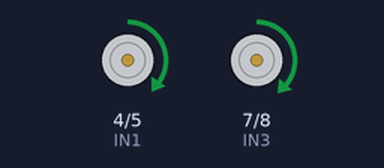
Bench run of a sketch on a simulated Arduino Uno, built with avr-gcc and run on an emulated ATmega328P. Shown: motor-driver pin pairs drawn as motors (green arrow = first pin HIGH = forward, orange = second pin HIGH = backward, longer = more drive, scaled by the enable pin).

Above: at 0.5 s.
At 2.5 s:
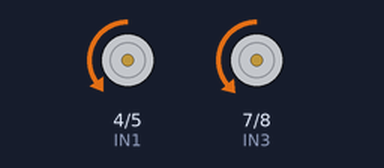
At 3.5 s:
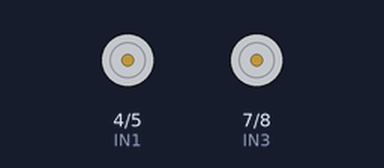
Timing chart, 0 to 5.2 s (numbered marks = the images above):
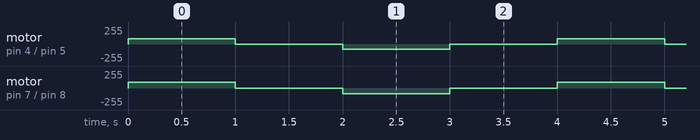

Measured:
- by itself, motor on pin 4 (IN1) / pin 5 (IN2): repeats every 4.0 s: stopped 1.0 s, backward 80/255 1.0 s, stopped 1.0 s, forward 80/255 1.0 s
- by itself, motor on pin 7 (IN3) / pin 8 (IN4): repeats every 4.0 s: stopped 1.0 s, backward 85/255 1.0 s, stopped 1.0 s, forward 85/255 1.0 s

The sketch:

recto.ino
```cpp
//motor 1 in1 in2 ena
#define IN1 4
#define IN2 5
#define ENA 3

//motor 2 in3 in4 enb
#define IN3 7
#define IN4 8
#define ENB 6

#define stopA 0
#define stopB 0


void setup(){
  pinMode (IN1, OUTPUT);
  pinMode (IN2, OUTPUT);
  pinMode (IN3, OUTPUT);
  pinMode (IN4, OUTPUT);
  pinMode (ENA, OUTPUT);
  pinMode (ENB, OUTPUT);
  Serial.begin(9600);
  //establecer direcciones
  digitalWrite(IN1, HIGH);
  digitalWrite(IN2, LOW);
  digitalWrite(IN3, HIGH);
  digitalWrite(IN4, LOW);
  //inicar los motores quietos
  analogWrite(ENA, 80);
  analogWrite(ENB, 80);
}
void loop() {
  // put your main code here, to run repeatedly:
  int velA = 80;
  int velB = 85;
  digitalWrite(IN1, HIGH);
  digitalWrite(IN2, LOW);
  digitalWrite(IN3, HIGH);
  digitalWrite(IN4, LOW);

  analogWrite(ENA, velA);
  analogWrite(ENB, velB);

  delay(1000);

  velA = 0;
  velB = 0;

  analogWrite(ENA, velA);
  analogWrite(ENB, velB);

  delay(1000);

  velA = 80;
  velB = 85;
  digitalWrite(IN1, LOW);
  digitalWrite(IN2, HIGH);
  digitalWrite(IN3, LOW);
  digitalWrite(IN4, HIGH);
  analogWrite(ENA, velA);
  analogWrite(ENB, velB);

  delay(1000);

  velA = 0;
  velB = 0;

  analogWrite(ENA, velA);
  analogWrite(ENB, velB);

  delay(1000);

}
```
